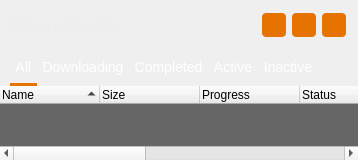
        <widget class="DownloadsPage" name="downloads_page">
         <layout class="QVBoxLayout" name="verticalLayout">
          <property name="spacing">
           <number>0</number>
          </property>
          <property name="leftMargin">
           <number>0</number>
          </property>
          <property name="topMargin">
           <number>0</number>
          </property>
          <property name="rightMargin">
           <number>0</number>
          </property>
          <property name="bottomMargin">
           <number>0</number>
          </property>
          <item>
           <widget class="QWidget" name="widget_2" native="true">
            <layout class="QHBoxLayout" name="horizontalLayout_21">
             <property name="spacing">
              <number>0</number>
             </property>
             <property name="leftMargin">
              <number>0</number>
             </property>
             <property name="topMargin">
              <number>0</number>
             </property>
             <property name="rightMargin">
              <number>0</number>
             </property>
             <property name="bottomMargin">
              <number>0</number>
             </property>
             <item>
              <spacer name="horizontalSpacer_30">
               <property name="orientation">
                <enum>Qt::Horizontal</enum>
               </property>
               <property name="sizeType">
                <enum>QSizePolicy::Fixed</enum>
               </property>
               <property name="sizeHint" stdset="0">
                <size>
                 <width>10</width>
                 <height>20</height>
                </size>
               </property>
              </spacer>
             </item>
             <item>
              <widget class="QLabel" name="downloads_header_label">
               <property name="sizePolicy">
                <sizepolicy hsizetype="Preferred" vsizetype="Fixed">
                 <horstretch>0</horstretch>
                 <verstretch>0</verstretch>
                </sizepolicy>
               </property>
               <property name="minimumSize">
                <size>
                 <width>0</width>
                 <height>50</height>
                </size>
               </property>
               <property name="maximumSize">
                <size>
                 <width>16777215</width>
                 <height>50</height>
                </size>
               </property>
               <property name="styleSheet">
                <string notr="true">color: #eee;
background-color: transparent;
font-size: 20px;
font-weight: bold;</string>
               </property>
               <property name="text">
                <string>Downloads</string>
               </property>
              </widget>
             </item>
             <item>
              <widget class="QToolButton" name="start_download_button">
               <property name="enabled">
                <bool>false</bool>
               </property>
               <property name="minimumSize">
                <size>
                 <width>24</width>
                 <height>24</height>
                </size>
               </property>
               <property name="maximumSize">
                <size>
                 <width>24</width>
                 <height>24</height>
                </size>
               </property>
               <property name="cursor">
                <cursorShape>PointingHandCursor</cursorShape>
               </property>
               <property name="styleSheet">
                <string notr="true">border: none;
background-color: #e67300;
border-radius: 4px;</string>
               </property>
               <property name="text">
                <string/>
               </property>
               <property name="icon">
                <iconset>
                 <normaloff>../images/play.png</normaloff>../images/play.png</iconset>
               </property>
               <property name="iconSize">
                <size>
                 <width>16</width>
                 <height>16</height>
                </size>
               </property>
              </widget>
             </item>
             <item>
              <spacer name="horizontalSpacer_41">
               <property name="orientation">
                <enum>Qt::Horizontal</enum>
               </property>
               <property name="sizeType">
                <enum>QSizePolicy::Fixed</enum>
               </property>
               <property name="sizeHint" stdset="0">
                <size>
                 <width>6</width>
                 <height>20</height>
                </size>
               </property>
              </spacer>
             </item>
             <item>
              <widget class="QToolButton" name="stop_download_button">
               <property name="enabled">
                <bool>false</bool>
               </property>
               <property name="minimumSize">
                <size>
                 <width>24</width>
                 <height>24</height>
                </size>
               </property>
               <property name="maximumSize">
                <size>
                 <width>24</width>
                 <height>24</height>
                </size>
               </property>
               <property name="cursor">
                <cursorShape>PointingHandCursor</cursorShape>
               </property>
               <property name="styleSheet">
                <string notr="true">border: none;
background-color: #e67300;
border-radius: 4px;</string>
               </property>
               <property name="text">
                <string/>
               </property>
               <property name="icon">
                <iconset>
                 <normaloff>../images/stop.png</normaloff>../images/stop.png</iconset>
               </property>
               <property name="iconSize">
                <size>
                 <width>14</width>
                 <height>14</height>
                </size>
               </property>
              </widget>
             </item>
             <item>
              <spacer name="horizontalSpacer_40">
               <property name="orientation">
                <enum>Qt::Horizontal</enum>
               </property>
               <property name="sizeType">
                <enum>QSizePolicy::Fixed</enum>
               </property>
               <property name="sizeHint" stdset="0">
                <size>
                 <width>6</width>
                 <height>20</height>
                </size>
               </property>
              </spacer>
             </item>
             <item>
              <widget class="QToolButton" name="remove_download_button">
               <property name="enabled">
                <bool>false</bool>
               </property>
               <property name="minimumSize">
                <size>
                 <width>24</width>
                 <height>24</height>
                </size>
               </property>
               <property name="maximumSize">
                <size>
                 <width>24</width>
                 <height>24</height>
                </size>
               </property>
               <property name="cursor">
                <cursorShape>PointingHandCursor</cursorShape>
               </property>
               <property name="styleSheet">
                <string notr="true">border: none;
background-color: #e67300;
border-radius: 4px;</string>
               </property>
               <property name="text">
                <string/>
               </property>
               <property name="icon">
                <iconset>
                 <normaloff>../images/delete.png</normaloff>../images/delete.png</iconset>
               </property>
               <property name="iconSize">
                <size>
                 <width>14</width>
                 <height>14</height>
                </size>
               </property>
              </widget>
             </item>
             <item>
              <spacer name="horizontalSpacer_39">
               <property name="orientation">
                <enum>Qt::Horizontal</enum>
               </property>
               <property name="sizeType">
                <enum>QSizePolicy::Fixed</enum>
               </property>
               <property name="sizeHint" stdset="0">
                <size>
                 <width>12</width>
                 <height>20</height>
                </size>
               </property>
              </spacer>
             </item>
            </layout>
           </widget>
          </item>
          <item>
           <widget class="TabButtonPanel" name="downloads_tab" native="true">
            <layout class="QHBoxLayout" name="horizontalLayout_20">
             <property name="spacing">
              <number>0</number>
             </property>
             <property name="leftMargin">
              <number>0</number>
             </property>
             <property name="topMargin">
              <number>0</number>
             </property>
             <property name="rightMargin">
              <number>0</number>
             </property>
             <property name="bottomMargin">
              <number>0</number>
             </property>
             <item>
              <spacer name="horizontalSpacer_29">
               <property name="orientation">
                <enum>Qt::Horizontal</enum>
               </property>
               <property name="sizeType">
                <enum>QSizePolicy::Fixed</enum>
               </property>
               <property name="sizeHint" stdset="0">
                <size>
                 <width>10</width>
                 <height>20</height>
                </size>
               </property>
              </spacer>
             </item>
             <item>
              <widget class="UnderlineTabButton" name="downloads_all_button">
               <property name="sizePolicy">
                <sizepolicy hsizetype="Minimum" vsizetype="Fixed">
                 <horstretch>0</horstretch>
                 <verstretch>0</verstretch>
                </sizepolicy>
               </property>
               <property name="minimumSize">
                <size>
                 <width>0</width>
                 <height>36</height>
                </size>
               </property>
               <property name="maximumSize">
                <size>
                 <width>16777215</width>
                 <height>36</height>
                </size>
               </property>
               <property name="cursor">
                <cursorShape>PointingHandCursor</cursorShape>
               </property>
               <property name="styleSheet">
                <string notr="true">color: white;
border: none;
border-bottom: 3px solid #e67300;
background: none;
font-size: 14px;
</string>
               </property>
               <property name="text">
                <string>All</string>
               </property>
              </widget>
             </item>
             <item>
              <widget class="UnderlineTabButton" name="downloads_downloading_button">
               <property name="sizePolicy">
                <sizepolicy hsizetype="Minimum" vsizetype="Fixed">
                 <horstretch>0</horstretch>
                 <verstretch>0</verstretch>
                </sizepolicy>
               </property>
               <property name="minimumSize">
                <size>
                 <width>0</width>
                 <height>36</height>
                </size>
               </property>
               <property name="maximumSize">
                <size>
                 <width>16777215</width>
                 <height>36</height>
                </size>
               </property>
               <property name="cursor">
                <cursorShape>PointingHandCursor</cursorShape>
               </property>
               <property name="styleSheet">
                <string notr="true">color: white;
border: none;
border-bottom: 3px solid transparent;
background: none;
font-size: 14px;
</string>
               </property>
               <property name="text">
                <string>Downloading</string>
               </property>
              </widget>
             </item>
             <item>
              <widget class="UnderlineTabButton" name="downloads_completed_button">
               <property name="sizePolicy">
                <sizepolicy hsizetype="Minimum" vsizetype="Fixed">
                 <horstretch>0</horstretch>
                 <verstretch>0</verstretch>
                </sizepolicy>
               </property>
               <property name="minimumSize">
                <size>
                 <width>0</width>
                 <height>36</height>
                </size>
               </property>
               <property name="maximumSize">
                <size>
                 <width>16777215</width>
                 <height>36</height>
                </size>
               </property>
               <property name="cursor">
                <cursorShape>PointingHandCursor</cursorShape>
               </property>
               <property name="styleSheet">
                <string notr="true">color: white;
border: none;
border-bottom: 3px solid transparent;
background: none;
font-size: 14px;
</string>
               </property>
               <property name="text">
                <string>Completed</string>
               </property>
              </widget>
             </item>
             <item>
              <widget class="UnderlineTabButton" name="downloads_active_button">
               <property name="sizePolicy">
                <sizepolicy hsizetype="Minimum" vsizetype="Fixed">
                 <horstretch>0</horstretch>
                 <verstretch>0</verstretch>
                </sizepolicy>
               </property>
               <property name="minimumSize">
                <size>
                 <width>0</width>
                 <height>36</height>
                </size>
               </property>
               <property name="maximumSize">
                <size>
                 <width>16777215</width>
                 <height>36</height>
                </size>
               </property>
               <property name="cursor">
                <cursorShape>PointingHandCursor</cursorShape>
               </property>
               <property name="styleSheet">
                <string notr="true">color: white;
border: none;
border-bottom: 3px solid transparent;
background: none;
font-size: 14px;
</string>
               </property>
               <property name="text">
                <string>Active</string>
               </property>
              </widget>
             </item>
             <item>
              <widget class="UnderlineTabButton" name="downloads_inactive_button">
               <property name="sizePolicy">
                <sizepolicy hsizetype="Minimum" vsizetype="Fixed">
                 <horstretch>0</horstretch>
                 <verstretch>0</verstretch>
                </sizepolicy>
               </property>
               <property name="minimumSize">
                <size>
                 <width>0</width>
                 <height>36</height>
                </size>
               </property>
               <property name="maximumSize">
                <size>
                 <width>16777215</width>
                 <height>36</height>
                </size>
               </property>
               <property name="cursor">
                <cursorShape>PointingHandCursor</cursorShape>
               </property>
               <property name="styleSheet">
                <string notr="true">color: white;
border: none;
border-bottom: 3px solid transparent;
background: none;
font-size: 14px;
</string>
               </property>
               <property name="text">
                <string>Inactive</string>
               </property>
              </widget>
             </item>
             <item>
              <spacer name="horizontalSpacer_28">
               <property name="orientation">
                <enum>Qt::Horizontal</enum>
               </property>
               <property name="sizeHint" stdset="0">
                <size>
                 <width>40</width>
                 <height>20</height>
                </size>
               </property>
              </spacer>
             </item>
            </layout>
           </widget>
          </item>
          <item>
           <widget class="QTreeWidget" name="downloads_list">
            <property name="styleSheet">
             <string notr="true">QTreeWidget {
border: none;
font-size: 13px;
alternate-background-color: #6e6e6e;
background-color: #666666;
}
QTreeWidget::item {
color: white;
}
QTreeWidget::item::selected {
background-color: #444;
}
</string>
            </property>
            <property name="sizeAdjustPolicy">
             <enum>QAbstractScrollArea::AdjustToContents</enum>
            </property>
            <property name="alternatingRowColors">
             <bool>true</bool>
            </property>
            <property name="verticalScrollMode">
             <enum>QAbstractItemView::ScrollPerPixel</enum>
            </property>
            <property name="indentation">
             <number>0</number>
            </property>
            <property name="uniformRowHeights">
             <bool>true</bool>
            </property>
            <property name="sortingEnabled">
             <bool>true</bool>
            </property>
            <column>
             <property name="text">
              <string>Name</string>
             </property>
            </column>
            <column>
             <property name="text">
              <string>Size</string>
             </property>
            </column>
            <column>
             <property name="text">
              <string>Progress</string>
             </property>
            </column>
            <column>
             <property name="text">
              <string>Status</string>
             </property>
            </column>
            <column>
             <property name="text">
              <string>Seeds</string>
             </property>
            </column>
            <column>
             <property name="text">
              <string>Peers</string>
             </property>
            </column>
            <column>
             <property name="text">
              <string>↓ Speed</string>
             </property>
            </column>
            <column>
             <property name="text">
              <string>↑ Speed</string>
             </property>
            </column>
            <column>
             <property name="text">
              <string>ETA</string>
             </property>
            </column>
           </widget>
          </item>
         </layout>
        </widget>
